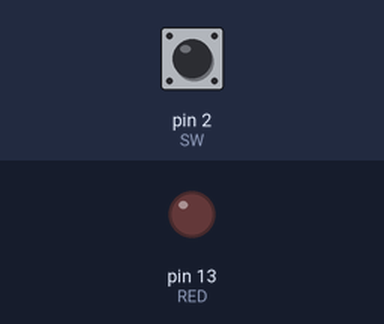
A sketch run on a simulated Arduino Uno, built with avr-gcc and run on an emulated ATmega328P. On the bench: output pins drawn as LEDs (lit = HIGH). The test bench sets the inputs (shaded band); at power-on: pin 2 (SW) HIGH.

Above: at 1.2 s.
1.3 s: pin 2 (SW) pulled LOW for 0.15 s
At 1.37 s:
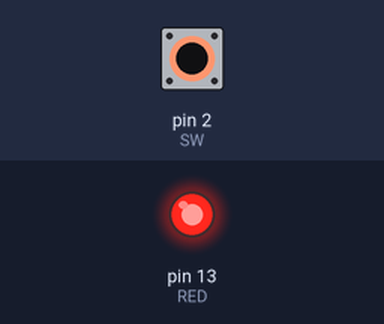
2.9 s: pin 2 (SW) pulled LOW for 3.2 s
At 6.4 s:
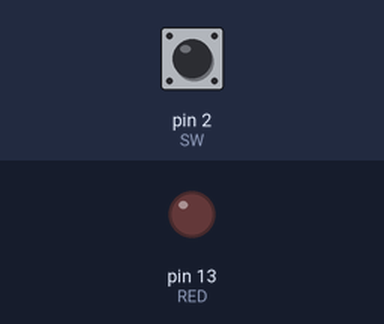
Timing chart, 0 to 7.9 s (numbered marks = the images above; inputs shaded):
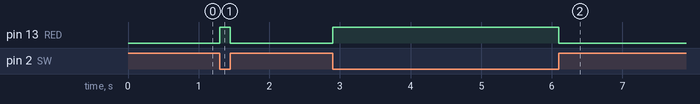

Measured:
- after the input at 1.3 s, pin 13 (RED): LOW → HIGH at once, → LOW 0.15 s later
- after the input at 2.9 s, pin 13 (RED): LOW → HIGH at once, → LOW 3.2 s later

The sketch:

40-switch_led.ino
```cpp
/*
  A pushbutton switch using the internal Arduino pullup resistor to light an LED.

  When the pushbutton is not pressed or OFF, it's state is pulled HIGH and when
  it is pressed or ON, it's state is LOW.

  So if we want to turn the LED ON when the switch is pressed, we need add code
  for when the button state is LOW.
*/

const int RED = 13;
const int SW = 2;

int buttonState = 0;

void setup(){
  pinMode(RED, OUTPUT);
  pinMode(SW, INPUT_PULLUP);
}

void loop(){
  // read the state of the pushbutton value to check if pushbutton is pressed
  buttonState = digitalRead(SW);
  // if it isn't, the buttonState is HIGH, LED OFF
  if (buttonState == HIGH) {
    digitalWrite(RED, LOW);
  }
  // if it is, the buttonState is LOW, LED ON
  else {
    digitalWrite(RED, HIGH);
  }
}
```
